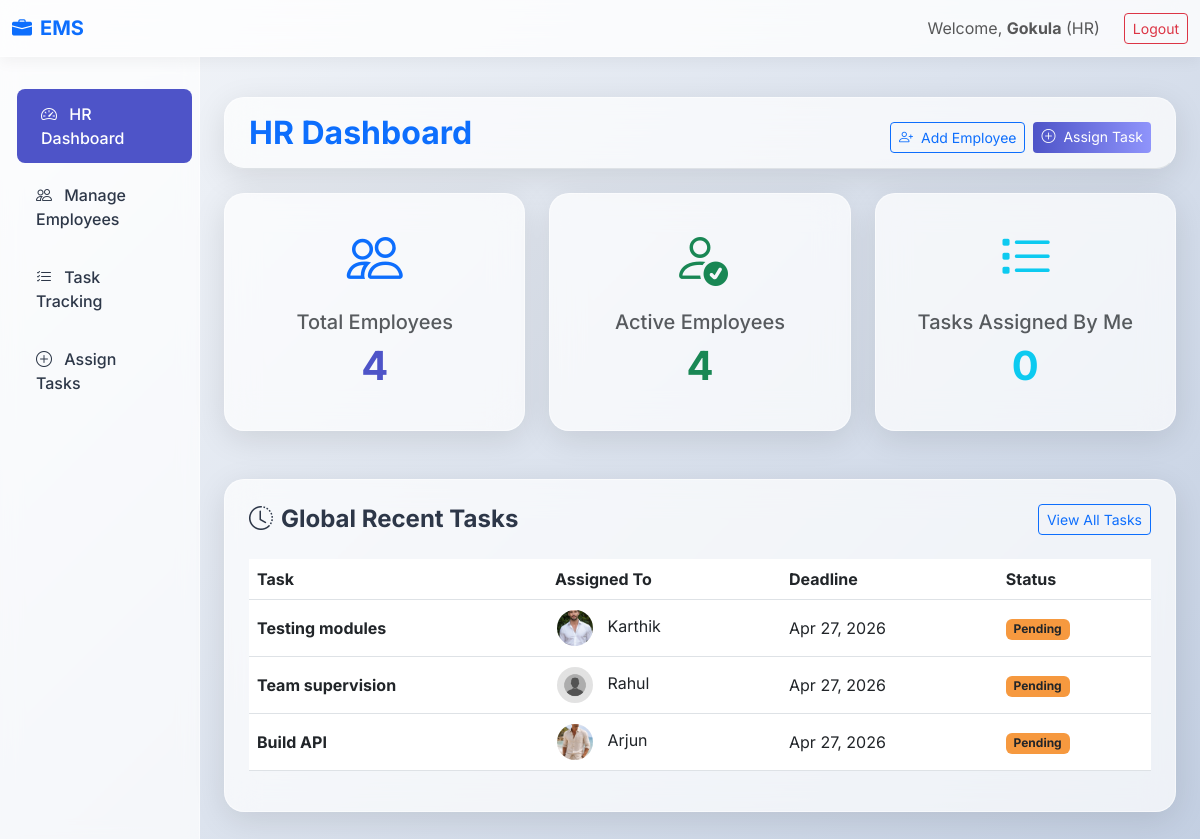
The app's page /dashboard/hr/ (signed in) with its own data.
### core/models.py (models this page shows, shortened)
class User(AbstractUser):
    ROLE_CHOICES = (
        ('Admin', 'Admin'),
        ('HR', 'HR'),
        ('Employee', 'Employee'),
    )
    role = models.CharField(max_length=15, choices=ROLE_CHOICES, default='Employee')

class Task(models.Model):
    STATUS_CHOICES = (
        ('Pending', 'Pending'),
        ('In Progress', 'In Progress'),
        ('Completed', 'Completed'),
    )
    title = models.CharField(max_length=200)
    description = models.TextField()
    assigned_to = models.ForeignKey(Employee, on_delete=models.CASCADE, related_name='tasks')
    assigned_by = models.ForeignKey(User, on_delete=models.SET_NULL, null=True, related_name='assigned_tasks')
    deadline = models.DateField()
    status = models.CharField(max_length=15, choices=STATUS_CHOICES, default='Pending')
    created_at = models.DateTimeField(auto_now_add=True)

class Employee(models.Model):
    STATUS_CHOICES = (
        ('Active', 'Active'),
        ('Inactive', 'Inactive'),
    )
    user = models.OneToOneField(User, on_delete=models.CASCADE, related_name='employee_profile')
    employee_id = models.CharField(max_length=20, unique=True, blank=True)
    phone_number = models.CharField(max_length=15)
    department = models.ForeignKey(Department, on_delete=models.SET_NULL, null=True, blank=True)
    salary = models.DecimalField(max_digits=10, decimal_places=2, default=0)
    joining_date = models.DateField(auto_now_add=True)
    status = models.CharField(max_length=10, choices=STATUS_CHOICES, default='Active')
    profile_image = models.ImageField(upload_to='profiles/',blank=True,null=True)

### core/decorators.py (the view)
        def _wrapped_view(request, *args, **kwargs):
            if not check_role(request.user):
                messages.error(request, "You do not have permission to access this page.")
                if request.user.is_authenticated:
                    from core.views import get_dashboard_url
                    return redirect(get_dashboard_url(request.user))
                return redirect('employee_login')
            return view_func(request, *args, **kwargs)

### core/views.py (called while the page is built)
@login_required
@hr_required
def hr_dashboard(request):
    total_employees = Employee.objects.count()
    active_employees = Employee.objects.filter(status='Active').count()
    my_assigned_tasks = Task.objects.filter(assigned_by=request.user).count()
    recent_tasks = Task.objects.order_by('-created_at')[:5]
    context = {
        'total_employees': total_employees,
        'active_employees': active_employees,
        'my_assigned_tasks': my_assigned_tasks,
        'recent_tasks': recent_tasks,
    }
    return render(request, 'core/hr_dashboard.html', context)

### templates/core/hr_dashboard.html (shortened to what this page needs)
{% extends 'base.html' %}
{% block content %}
<div class="d-flex justify-content-between flex-wrap flex-md-nowrap align-items-center pt-3 pb-2 mb-4 border-bottom glass-card px-4 mt-2">
    <h1 class="h2 fw-bold text-primary">HR Dashboard</h1>
    <div class="btn-toolbar mb-2 mb-md-0 gap-2">
        <a href="{% url 'add_employee' %}" class="btn btn-sm btn-outline-primary">
            <i class="bi bi-person-plus me-1"></i> Add Employee
        </a>
        <a href="{% url 'add_task' %}" class="btn btn-sm btn-primary">
            <i class="bi bi-plus-circle me-1"></i> Assign Task
        </a>
    </div>
</div>
<div class="row row-cols-1 row-cols-sm-2 row-cols-lg-3 g-4 mb-5">
    <div class="col">
        <div class="glass-card dashboard-card">
            <i class="bi bi-people display-4 text-primary mb-3"></i>
            <h5 class="text-muted">Total Employees</h5>
            <h3>{{ total_employees }}</h3>
        </div>
    </div>
    <div class="col">
        <div class="glass-card dashboard-card">
            <i class="bi bi-person-check display-4 text-success mb-3"></i>
            <h5 class="text-muted">Active Employees</h5>
            <h3 class="text-success">{{ active_employees }}</h3>
        </div>
    </div>
    <div class="col">
        <div class="glass-card dashboard-card">
            <i class="bi bi-list-task display-4 text-info mb-3"></i>
            <h5 class="text-muted">Tasks Assigned By Me</h5>
            <h3 class="text-info">{{ my_assigned_tasks }}</h3>
        </div>
    </div>
</div>
<div class="glass-card p-4">
    <div class="d-flex justify-content-between align-items-center mb-4">
        <h4 class="fw-bold m-0"><i class="bi bi-clock-history me-2"></i>Global Recent Tasks</h4>
        <a href="{% url 'task_list' %}" class="btn btn-sm btn-outline-primary">View All Tasks</a>
    </div>
    <div class="table-responsive">
        <table class="table table-hover align-middle">
            <thead>
                <tr>
                    <th>Task</th>
                    <th>Assigned To</th>
                    <th>Deadline</th>
                    <th>Status</th>
                </tr>
            </thead>
            <tbody>
                {% for task in recent_tasks %}
                <tr>
                    <td><strong>{{ task.title }}</strong></td>
                    <td>
                        {% load static %}
                        {% if task.assigned_to.profile_image %}
                            <img src="{{ task.assigned_to.profile_image.url }}" alt="Profile" class="profile-img-sm me-2">
                        {% else %}
                            <img src="{% static 'images/default_avatar.png' %}" alt="Profile" class="profile-img-sm me-2">
                        {% endif %}
                        {{ task.assigned_to.user.first_name }}
                    </td>
                    <td>{{ task.deadline|date:"M d, Y" }}</td>
                    <td>
                        {% if task.status == 'Pending' %}
                            <span class="badge bg-warning text-dark">Pending</span>
                        {% elif task.status == 'In Progress' %}
                            <span class="badge bg-info text-dark">In Progress</span>
                        {% else %}
                            <span class="badge bg-success">Completed</span>
                        {% endif %}
                    </td>
                </tr>
                {% empty %}
                <tr>
                    <td colspan="4" class="text-center text-muted py-3">No recent tasks found.</td>
                </tr>
                {% endfor %}
            </tbody>
        </table>
    </div>
</div>
{% endblock %}

### templates/base.html (shortened to what this page needs)
<!DOCTYPE html>
<html lang="en">
<head>
    <link href="https://cdn.jsdelivr.net/npm/bootstrap@5.3.0/dist/css/bootstrap.min.css" rel="stylesheet">
    <link rel="stylesheet" href="https://cdn.jsdelivr.net/npm/bootstrap-icons@1.10.5/font/bootstrap-icons.css">
    {% load static %}
    <link rel="stylesheet" href="{% static 'css/style.css' %}">
</head>
<body>
    <nav class="navbar navbar-expand-lg sticky-top glass-nav">
        <div class="container-fluid">
            <a class="navbar-brand fw-bold text-primary" href="{% url 'home' %}">
                <i class="bi bi-briefcase-fill me-2"></i>EMS
            </a>
            <div class="collapse navbar-collapse" id="navbarNav">
                <ul class="navbar-nav ms-auto align-items-center">
                    {% if user.is_authenticated %}
                        <li class="nav-item">
                            <span class="nav-link">Welcome, <strong>{{ user.first_name|default:user.username }}</strong>
                            ({% if request.user.is_superuser %}Admin{% elif request.user.role == 'HR' %}HR{% else %}Employee{% endif %})
                            </span>
                        </li>
                        <li class="nav-item">
                            <a class="btn btn-outline-danger btn-sm ms-3 mt-2 mt-md-0" href="{% url 'logout' %}">Logout</a>
                        </li>
                    {% endif %}
                </ul>
            </div>
        </div>
    </nav>
    <div class="container-fluid">
        <div class="row">
            {% if user.is_authenticated %}
            <div class="col-md-3 col-lg-2 d-none d-md-block sidebar">
                <div class="nav flex-column">
                    {% if request.user.is_superuser %}
                    <a href="{% url 'admin_dashboard' %}" class="nav-link {% if request.resolver_match.url_name == 'admin_dashboard' %}active{% endif %}">
                        <i class="bi bi-speedometer2 me-2"></i> Admin Dashboard
                    </a>
                    <a href="{% url 'manage_hr' %}" class="nav-link {% if 'hr' in request.resolver_match.url_name and 'dashboard' not in request.resolver_match.url_name %}active{% endif %}">
                        <i class="bi bi-person-badge me-2"></i> Manage HR
                    </a>
                    <a href="{% url 'employee_list' %}" class="nav-link {% if 'employee' in request.resolver_match.url_name and 'dashboard' not in request.resolver_match.url_name %}active{% endif %}">
                        <i class="bi bi-people me-2"></i> Manage Employees
                    </a>
                    <a href="{% url 'task_list' %}" class="nav-link {% if 'task' in request.resolver_match.url_name %}active{% endif %}">
                        <i class="bi bi-list-check me-2"></i> View Tasks
                    </a>
                    {% elif user.role == 'HR' %}
                    <a href="{% url 'hr_dashboard' %}" class="nav-link {% if request.resolver_match.url_name == 'hr_dashboard' %}active{% endif %}">
                        <i class="bi bi-speedometer2 me-2"></i> HR Dashboard
                    </a>
                    <a href="{% url 'employee_list' %}" class="nav-link {% if 'employee' in request.resolver_match.url_name and 'dashboard' not in request.resolver_match.url_name %}active{% endif %}">
                        <i class="bi bi-people me-2"></i> Manage Employees
                    </a>
                    <a href="{% url 'task_list' %}" class="nav-link {% if request.resolver_match.url_name == 'task_list' %}active{% endif %}">
                        <i class="bi bi-list-check me-2"></i> Task Tracking
                    </a>
                    <a href="{% url 'add_task' %}" class="nav-link {% if request.resolver_match.url_name == 'add_task' %}active{% endif %}">
                        <i class="bi bi-plus-circle me-2"></i> Assign Tasks
                    </a>
                    {% endif %}
                </div>
            </div>
            {% endif %}
            <main class="{% if user.is_authenticated %}col-md-9 ms-sm-auto col-lg-10{% else %}col-12{% endif %} px-md-4">
                {% block content %}
                {% endblock %}
            </main>
        </div>
    </div>
</body>
</html>

### static/css/style.css (style rules this page uses)
:root { --primary: #4e54c8; --secondary: #8f94fb; --text-dark: #2d3748; --text-light: #718096; --bg-color: #f7fafc; --glass-bg: rgba(255, 255, 255, 0.7); --glass-border: rgba(255, 255, 255, 0.5); --glass-shadow: 0 8px 32px 0 rgba(31, 38, 135, 0.1); }
body { font-family: 'Inter', sans-serif; background: linear-gradient(135deg, #f5f7fa 0%, #c3cfe2 100%); min-height: 100vh; color: var(--text-dark); }
.glass-card { background: var(--glass-bg); backdrop-filter: blur(16px); -webkit-backdrop-filter: blur(16px); border-radius: 20px; border: 1px solid var(--glass-border); box-shadow: 0 8px 32px 0 rgba(0, 0, 0, 0.1); transition: all 0.3s ease-in-out; }
.navbar.glass-nav { background: rgba(255, 255, 255, 0.8); backdrop-filter: blur(12px); -webkit-backdrop-filter: blur(12px); border-bottom: 1px solid var(--glass-border); box-shadow: 0 4px 15px rgba(0,0,0,0.05); }
.sidebar { min-height: calc(100vh - 70px); background: var(--glass-bg); backdrop-filter: blur(10px); border-right: 1px solid var(--glass-border); padding-top: 2rem; }
.sidebar .nav-link { color: var(--text-dark); font-weight: 500; padding: 0.8rem 1.5rem; margin-bottom: 0.5rem; border-radius: 8px; transition: all 0.3s; }
.sidebar .nav-link:hover, .sidebar .nav-link.active { background: var(--primary); color: white; transform: translateX(5px); }
main { padding: 2rem; }
.btn-primary { background: linear-gradient(to right, var(--primary), var(--secondary)); border: none; transition: all 0.3s ease; }
.dashboard-card { height: 100%; display: flex; flex-direction: column; justify-content: center; align-items: center; padding: 2rem; }
.dashboard-card h3 { font-size: 2.5rem; font-weight: 700; color: var(--primary); }
.profile-img-sm { width: 40px; height: 40px; border-radius: 50%; object-fit: cover; border: 2px solid white; }
.badge.bg-warning { background-color: #f6993f !important; }
a, button { transition: all 0.2s ease-in-out !important; }

### records on screen
User: first_name "Gokula"
Task: title "Testing modules", assigned_to.profile_image (picture), assigned_to.user.first_name "Karthik", deadline "Apr 27, 2026", status "Pending"
Task: title "Team supervision", assigned_to.profile_image (placeholder picture), assigned_to.user.first_name "Rahul", deadline "Apr 27, 2026", status "Pending"
Task: title "Build API", assigned_to.profile_image (picture), assigned_to.user.first_name "Arjun", deadline "Apr 27, 2026", status "Pending"

### other values on screen
{{ total_employees }} "4"
{{ active_employees }} "4"
{{ my_assigned_tasks }} "0"
